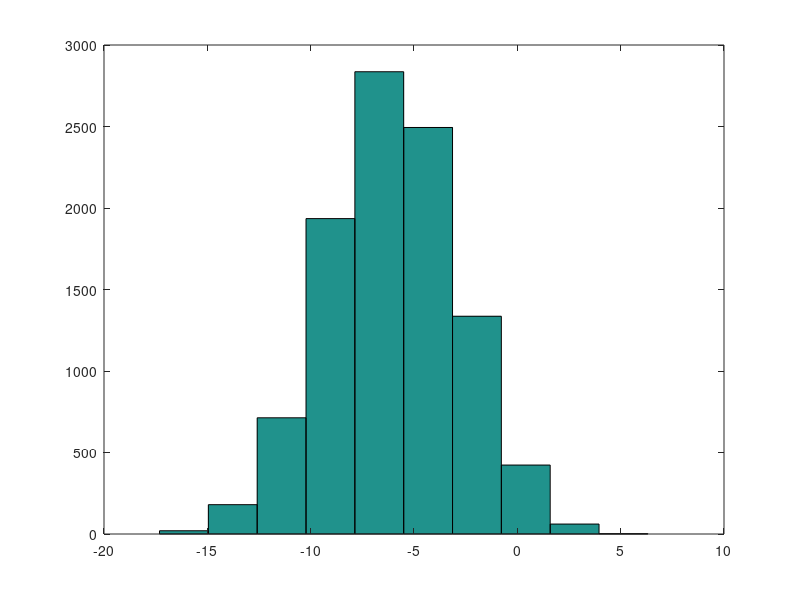

The MATLAB script that drew this image: (Note: this script raises an error after producing the figure.)
% a gentle introduction to octave/matlab

%elementary math operations
5+6 %can be executed in the command window as well
3-2
5*8
1/2
2^6

%logical operations
1==2 %false = 0 
1~=2 %not equal to, true = 1
1&&0
1||0
xor(1,0)

%octave variables
%naming convention is more like C
a = 3
a = 3;%semicolon suppresses the output
b = 'hi';
b
c = (3>=1);
a = pi;
disp(a);%doc disp or help disp for more information
disp(sprintf('2 decimals: %0.2f', a));%more like C
disp(sprintf('6 decimals: %0.6f', a));

format long
a

format short
a

%vectors and matrices
A = [1 2;3 4;5 6];%semicolon means start new row
size(A)
[m,n] = size(A);
[m,~] = size(A);
size(A,1)
size(A,2)
B = [1 2;
    3 4;
    5 6];
v = [1 2 3];%row vector
v = [1;2;3];%(column) vector
length(v)
numel(v)
v = 1:0.1:2;%initialization:increment:end
v = v';%transpose operation
v = 1:10;%default increment value is 1


ones(2,3)
C = 5*ones(2,3);
%equivalent to
C = [5 5 5;5 5 5];
w = ones(1,3);
w = zeros(1,3);
w = rand(1,3);
rand(3,3)%follows the uniform distribution
randn(3,3)%follows the Gaussian/Normal distribution (mu = 0, std = 1)
w = -6 + sqrt(10)*(randn(1,10000));%mean = -6, variance = 10, std = sqrt(10)
hist(w)
freq = hist(w,50);

I = eye(4);

%terminal commands
pwd
cd 'C:\Users\ashek.ahmmed\Desktop' 
ls
addpath('C:\Users\ashek.ahmmed\Desktop')%octave search path

%load data from a file
load ex1data1.txt
load ('ex1data1.txt')
who %currently active variables
ex1data1
size(ex1data1)
whos%more detailed information
clear ex1data1%deletes a variable

a = ex1data1(2,1)
A = ex1data1(1:10,:);%: = all
v = ex1data1(1:10,1); % 10x1 matrix
save population.mat v
load population.mat
save population.txt v -ascii%save as text

v = ex1data1(:,1);
w = ex1data1(:,2);
A = ex1data1([1 3],:)

A(:,2) = [10;11];

A = [A [1;2]]%to append a new column

A = [A; [1 2]]

A(:)

A = [1 2;3 4;5 6];
B = [11 12;13 14;15 16];
C = [A B]
C = [A;B]

%computation on data
A = [1 2;3 4;5 6]
B = [11 12;13 14;15 16]
C = [1 1;2 2]

A*C
A*B
A.*B
A.^2
v = [1;2;3]
1./v
1./A
log(v)
exp(v)
abs([-1;2;-3])
-v%-1*v
%to increment the elements of v
v + ones(length(v),1)
v + 1

A'%transpose operation
a = [1 15 2 0.5]
val = max(a)
[val,ind] = max(a)
a < 3 %element wise comparison
find(a<3)
A = magic(3);%rows,columns,diagonals add up to the same thing
[r,c] = find(A>=7)
[r c]
sum(a)
prod(a)
floor(a)
ceil(a)
max(A)
max(A,[],1)
max(A,[],2)
max(max(A))
max(A(:))

A = magic(9);
sum(A,1)
sum(A,2)
sum(sum(A.*eye(9)))%to sum the diagonal elements
sum(diag(A))

flipud(eye(5))

inv(A)
pinv(A)

%plotting data
t = 0:0.01:0.98;
y1 = sin(2*pi*4*t);
plot(t,y1);
y2 = cos(2*pi*4*t);
plot(t,y2);
%use of hold on
plot(t,y1);
hold on;
plot(t,y2,'r');
hold off
xlabel('time');
ylabel('value');
legend('sine','cosine');
title('my plot of sinusoidals');
grid on
print -dpng 'myplot.png'

close%to close the figure
close all

%numbering the figures
figure(1)
plot(t,y1);
figure(2)
plot(t,y2);

%subplot
figure(1)%1x2 grid
subplot(2,1,1),plot(t,y1),grid on;
subplot(2,1,2),plot(t,y2),grid on;

%change the axis
figure(2)
plot(t,y2),
axis([0 0.5 1 -1])%xmin xmax ymin ymax

%imagesc
A = magic(5);
imagesc(A);
imagesc(A),colorbar,colormap(gray);

%control statements
v = zeros(10,1);%initialization
for i=1:10
    v(i) = 2^i;
end

%while loop
i = 1;
while i<=5
    v(i) = 100;
    i = i + 1;
end

%usage of if and break
i = 1;
while true
    v(i) = 999;
    i = i + 1;
    if i == 6
        break;
    end
end

%if-elseif-else
v(1) = 2;
if v(1) == 1
    disp('The value is one');
elseif v(1) == 2
    disp('The value is two');
else
    disp('The value is not one or two.');
end

%function in matlab
myMax(10,9)
%function can return multiple values as well
[maxVal,minVal] = myMaxMin(10,9);

%vectorization of code
%advantages : less code (simpler implementation), less computation time
%inner product computation: component wise multiplication and then add the
%product terms
%unvectorized implementation using for loop
inner_product = 0;
u = [1;2;3];
v = [4;5;6];
for i = 1:3
    inner_product = inner_product + u(i)*v(i);
end

u'*v

%vectorized implementation
A = ex1data1(:,1);
A = [ones(size(A,1),1) A];
y = ex1data1(:,2);
theta = A\y;
figure(1)
plot(ex1data1(:,1),y,'*')
hold on
h = A*theta;
plot(ex1data1(:,1),h)
hold off



%least squares solution to fit a linear model (linear regression)


